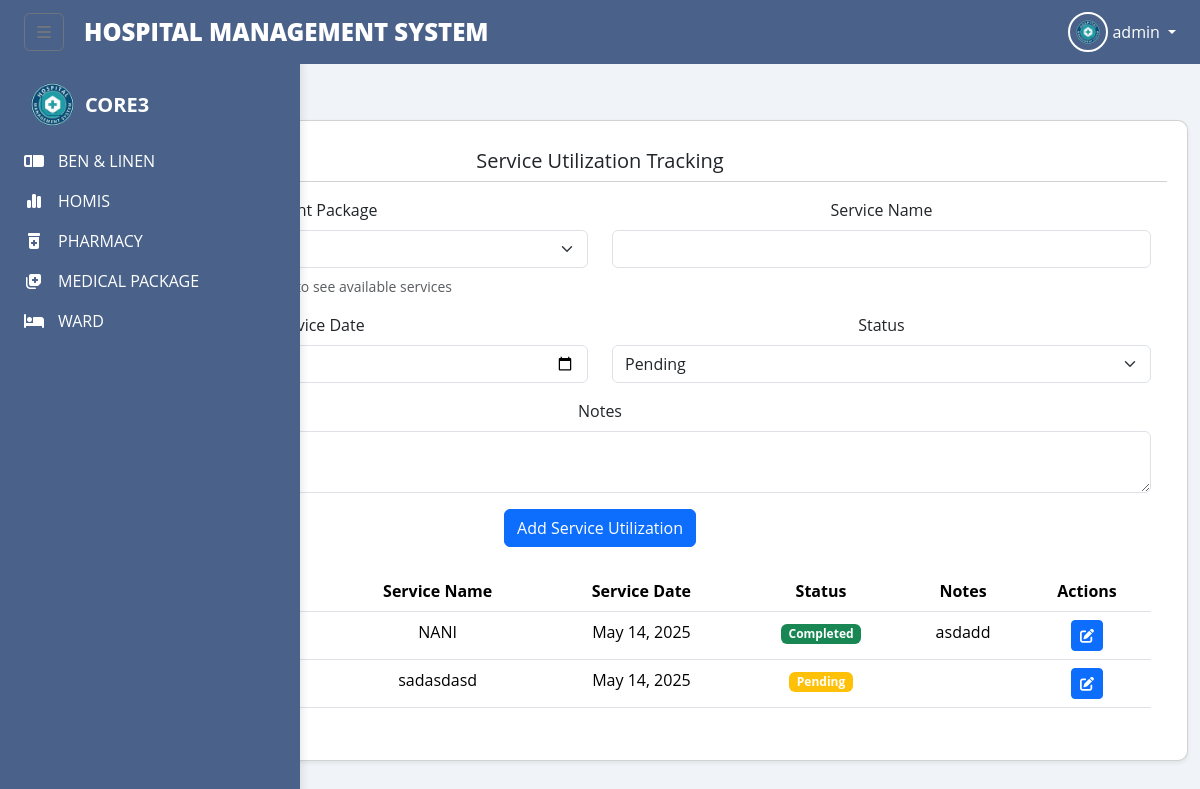
The app's page /service_tracking.php (signed in) with its own data.
### tables this page shows
CREATE TABLE `package_services` (
  `service_id` int(11) NOT NULL,
  `patient_package_id` int(11) NOT NULL,
  `service_name` varchar(255) NOT NULL,
  `service_date` date NOT NULL,
  `status` enum('pending','completed','cancelled') NOT NULL DEFAULT 'pending',
  `notes` text DEFAULT NULL,
  `created_by` int(11) NOT NULL,
  `created_at` timestamp NOT NULL DEFAULT current_timestamp(),
  `updated_at` timestamp NOT NULL DEFAULT current_timestamp() ON UPDATE current_timestamp()
);

### service_tracking.php (the view, shortened to what this page needs)
<?php
include 'config.php';
$services = [];
$query = "
    SELECT
        ps.*,
        CONCAT(p.first_name, ' ', p.last_name) as patient_name,
        mp.package_name,
        pp.start_date as package_start_date,
        pp.end_date as package_end_date,
        pp.status as package_status
    FROM package_services ps
    INNER JOIN patient_packages pp ON ps.patient_package_id = pp.patient_package_id
    INNER JOIN patients p ON pp.patient_id = p.patient_id
    INNER JOIN medical_packages mp ON pp.package_id = mp.package_id
    ORDER BY ps.service_date DESC, ps.created_at DESC
";
$result = $conn->query($query);
if ($result) {
    while ($row = $result->fetch_assoc()) {
        $services[] = $row;
    }
} else {
    $error_message = "Error fetching services: " . $conn->error;
}
?>
<!DOCTYPE html>
<html lang="en">
<head>
    <link href="https://cdn.jsdelivr.net/npm/bootstrap@5.3.3/dist/css/bootstrap.min.css" rel="stylesheet">
    <link rel="stylesheet" href="https://cdnjs.cloudflare.com/ajax/libs/font-awesome/6.5.2/css/all.min.css">
    <link href='https://unpkg.com/boxicons@2.1.4/css/boxicons.min.css' rel='stylesheet'>
    <link rel="stylesheet" href="../components/tm.css">
</head>
<body>
    <?php include_once 'index.php'; ?>
    <div class="container-fluid py-4">
        <div class="row">
            <div class="col-12">
                <div class="card shadow-sm">
                    <div class="card-header bg-white">
                        <h5 class="mb-0">Service Utilization Tracking</h5>
                    </div>
                    <div class="card-body">
                        <form method="POST" class="mb-4">
                            <div class="row">
                                <div class="col-md-6 mb-3">
                                    <label class="form-label">Patient Package</label>
                                    <select name="patient_package_id" class="form-select" required>
                                        <option value="">Select Patient Package</option>
                                    </select>
                                    <div class="form-text mt-2" id="availableServices">
                                        Select a package to see available services
                                    </div>
                                </div>
                                <div class="col-md-6 mb-3">
                                    <label class="form-label">Service Name</label>
                                    <input type="text" name="service_name" class="form-control" required list="servicesList">
                                </div>
                            </div>
                            <div class="row">
                                <div class="col-md-6 mb-3">
                                    <label class="form-label">Service Date</label>
                                    <input type="date" name="service_date" class="form-control" value="<?php echo date('Y-m-d'); ?>" required>
                                </div>
                                <div class="col-md-6 mb-3">
                                    <label class="form-label">Status</label>
                                    <select name="status" class="form-select" required>
                                        <option value="pending">Pending</option>
                                    </select>
                                </div>
                            </div>
                            <div class="mb-3">
                                <label class="form-label">Notes</label>
                                <textarea name="notes" class="form-control" rows="2"></textarea>
                            </div>
                            <button type="submit" class="btn btn-primary">Add Service Utilization</button>
                        </form>
                        <div class="table-responsive">
                            <table class="table table-hover">
                                <thead>
                                    <tr>
                                        <th>Patient</th>
                                        <th>Package</th>
                                        <th>Service Name</th>
                                        <th>Service Date</th>
                                        <th>Status</th>
                                        <th>Notes</th>
                                        <th>Actions</th>
                                    </tr>
                                </thead>
                                <tbody>
                                    <?php if (count($services) > 0): ?>
                                        <?php foreach ($services as $service): ?>
                                            <tr>
                                                <td>
                                                </td>
                                                <td>
                                                </td>
                                                <td><?php echo htmlspecialchars($service['service_name']); ?></td>
                                                <td><?php echo date('M d, Y', strtotime($service['service_date'])); ?></td>
                                                <td>
                                                    <?php if ($service['status'] === 'pending'): ?>
                                                        <span class="badge bg-warning">Pending</span>
                                                    <?php elseif ($service['status'] === 'completed'): ?>
                                                        <span class="badge bg-success">Completed</span>
                                                    <?php elseif ($service['status'] === 'cancelled'): ?>
                                                        <span class="badge bg-danger">Cancelled</span>
                                                    <?php endif; ?>
                                                </td>
                                                <td><?php echo htmlspecialchars($service['notes']); ?></td>
                                                <td>
                                                    <button class="btn btn-sm btn-primary" onclick="updateService(<?php echo $service['service_id']; ?>, '<?php echo $service['status']; ?>', '<?php echo addslashes($service['notes']); ?>')">
                                                        <i class="fas fa-edit"></i>
                                                    </button>
                                                </td>
                                            </tr>
                                        <?php endforeach; ?>
                                    <?php else: ?>
                                        <tr>
                                            <td colspan="7" class="text-center">No services found</td>
                                        </tr>
                                    <?php endif; ?>
                                </tbody>
                            </table>
                        </div>
                    </div>
                </div>
            </div>
        </div>
    </div>
</body>
</html>

### index.php (style rules this page uses)
body { font-family: 'Open Sans', sans-serif; background-color: #F0F4F8; }
.card { background-color: #fff; border-radius: 10px; box-shadow: 0 6px 12px rgba(0,0,0,0.08); padding: 20px; flex: 1 1 250px; text-align: center; transition: transform 0.3s, box-shadow 0.3s; }

### records on screen
package_services: service_name "NANI", service_date "May 14, 2025", status "Completed", notes "asdadd"
package_services: service_name "sadasdasd", service_date "May 14, 2025", status "Pending"

### other values on screen
$_SESSION['account_type'] "admin"
